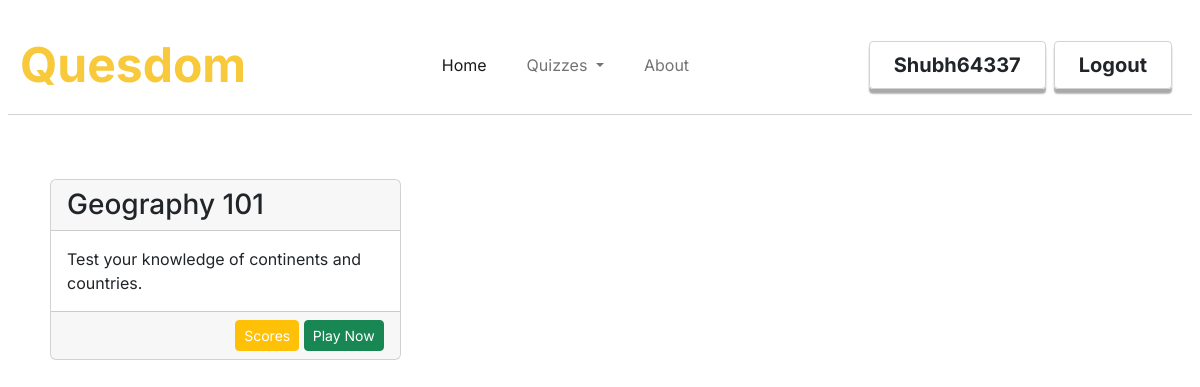
/myquizzes (signed in), run on the app's committed database.
### quesdom/models.py (models this page shows, shortened)
class Users(db.Model, UserMixin):
    id = db.Column(db.Integer, primary_key = True)
    username = db.Column(db.String(30), unique=True, nullable= False)
    email = db.Column(db.String(50), unique=True,nullable=False)
    password = db.Column(db.String(60), nullable=False)
    role = db.Column(db.String(20), nullable=False)
    answers = db.relationship('Answers',backref='answers',lazy=True)

class Quizzes(db.Model):
    id = db.Column(db.Integer, primary_key = True)
    quiz_title = db.Column(db.String(30), nullable= False)
    quiz_description = db.Column(db.String(200), nullable=False)
    quiz_category = db.Column(db.String(20), nullable=False)
    quiz_difficulty = db.Column(db.String(10), nullable=False)
    date_created = db.Column(db.DateTime, nullable=False, default=datetime.utcnow)
    questions = db.relationship('Questions',backref='contains',cascade="all, delete-orphan",lazy=True)

### quesdom/routes.py (the view)
@app.route('/myquizzes')
def myquizzes():
        quizzes_played = get_quizzes_played()
        return render_template('myquizzes.html',title='All Quizzes',quizzes=quizzes_played)

### quesdom/models.py (called while the page is built)
@login_manager.user_loader
def load_user(user_id):
    return Users.query.get(int(user_id))

### quesdom/routes.py (called while the page is built)
def get_quizzes_played():
    quizzes = []
    for answer in Answers.query.all():
            if answer.user_id == current_user.id:
                questions = Questions.query.filter_by(id = answer.question_id)
                for question in questions:
                    quiz = Quizzes.query.get(question.quiz_id)
                    if not quiz.id in quizzes:
                        quizzes.append(quiz.id)
    return Quizzes.query.filter(Quizzes.id.in_(quizzes))

### quesdom/templates/myquizzes.html
{%extends "layout.html"%}
{%block content%}
<div class="content-section row p-2 pt-md-5">
    {%for quiz in quizzes%}
        <div class="col-10 col-sm-5 col-md-4 my-3">
            <div class="card">
                <div class="card-header h3">
                    {{quiz.quiz_title}}
                </div>
                <div class="card-body">
                    {{quiz.quiz_description}}
                </div>
                <div class="card-footer text-end">
                    <a class="btn text-white btn-warning btn-sm" href="{{url_for('scores',quiz_id=quiz.id)}}">Scores</a>
                    <a class="btn btn-success btn-sm" href="{{url_for('playquiz',quiz_id=quiz.id)}}">Play Now</a>
                </div>
            </div>
        </div>
    {%endfor%}
</div>
{%endblock%}

### quesdom/templates/layout.html (shortened to what this page needs)
<!DOCTYPE html>
<html lang="en">
  <head>
    <link rel="stylesheet" href="./static/styles.css"/>
    <link href="https://cdn.jsdelivr.net/npm/bootstrap@5.2.0-beta1/dist/css/bootstrap.min.css" rel="stylesheet">
    <link href="https://cdn.jsdelivr.net/npm/bootstrap@5.2.0-beta1/dist/css/bootstrap.min.css" rel="stylesheet">
  </head>
  <body  style="font-family: Inter;" onload="adjustLoginBtn();">
    <nav class="mt-3 mx-2 navbar navbar-expand-lg">
      <div class="container-fluid">
        <a class="navbar-brand fw-bolder" href="{{url_for('home')}}"><span class="brand-text">Quesdom</span></a>
        <div class="collapse navbar-collapse" id="navbarSupportedContent">
          <ul class="ms-auto navbar-nav me-auto mb-2 mb-lg-0">
            {%if current_user.is_authenticated %}
                      {%if current_user.role == 'Admin'%}
                      <li class="nav-item dropdown py-4 py-sm-0">
                        <a class="text-center nav-link dropdown-toggle" href="#" id="navbarDropdown" role="button" data-bs-toggle="dropdown" aria-expanded="false">
                            Quizzes
                          </a>
                          <ul class="dropdown-menu" aria-labelledby="navbarDropdown">
                              <li><a class="dropdown-item p-3 p-sm-2" href="{{url_for('indexquiz')}}">View Quizzes</a></li>
                              <li><a class="dropdown-item p-3 p-sm-2" href="{{url_for('createquiz')}}">Add Quiz</a></li>
                              <li><hr class="dropdown-divider"></li>
                              <li><a class="dropdown-item p-3 p-sm-2" href="#">Something</a></li>
                          </ul>
                      </li>
                      {%else%}
                          <li class="nav-item ">
                            <a class="nav-link active text-center" aria-current="page" href="{{url_for('home')}}">Home</a>
                          </li>
                          <li class="nav-item dropdown py-4 py-sm-0 px-4">
                              <a class="text-center nav-link dropdown-toggle" href="#" id="navbarDropdown" role="button" data-bs-toggle="dropdown" aria-expanded="false">
                                  Quizzes
                                </a>
                            </li>
                            <li class="nav-item">
                              <a class="nav-link text-center" href="{{url_for('about')}}">About</a>
                            </li>
                      {%endif%}
          {%endif%}
          </ul>
            {% if current_user.is_authenticated %}
              <div class="login-btn d-flex justify-content-center">
                <a id="login-btn-inner" style=" border: 1px solid lightgrey;" class="fw-bold px-4 py-2 btn text-dark fs-5 rounded-1 me-2" type="button" href="{{url_for('account')}}">{{current_user.username}}</a>
                <a id="login-btn-inner" style=" border: 1px solid lightgrey;" class="fw-bold px-4 py-2 btn text-dark fs-5 rounded-1 me-2" type="button" href="{{url_for('logout')}}">Logout</a>
              </div>
            {%endif%}
      </div>
    </nav>
    <div class="container">
        {%block content%}{%endblock%}
    </div>
  </body>
</html>

### quesdom/static/styles.css (style rules this page uses)
:root { --main-color: rgb(248,201,59); }
.nav-link { border-bottom: 2px solid darkgrey; }
.brand-text { font-size: 3rem; color: var(--main-color); }
#login-btn-inner { transition: 0.2s; box-shadow: 0 0.3rem 0.1rem 0 darkgrey; }
@media (max-width: 1200px) { .nav-link { border-bottom: none; } }
@media (max-width: 1200px) { .navbar { border-bottom: 1px solid lightgrey; } }

### data on the page
Users: username "Shubh64337"
Quizzes: quiz_title "Geography 101", quiz_description "Test your knowledge of continents and countries."
